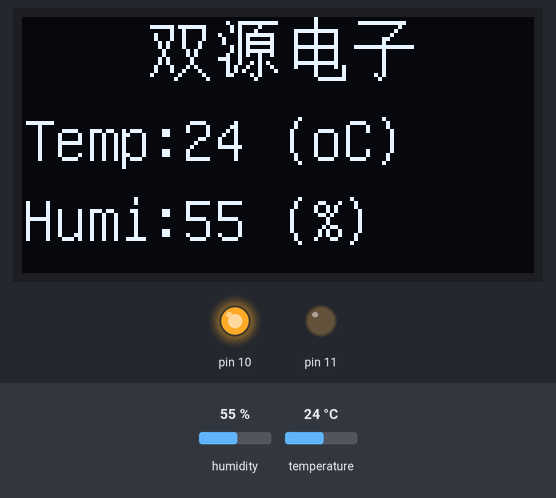
The sketch below on a simulated Arduino Uno, built with avr-gcc and run on an emulated ATmega328P. Parts: 128×64 one-colour display, output pins drawn as LEDs (lit = HIGH). The test bench sets the inputs (shaded band); at power-on: temperature 24 °C, humidity 55 %.

Above: at 1.8 s.
1.9 s: temperature set to 29 °C
At 3.3 s:
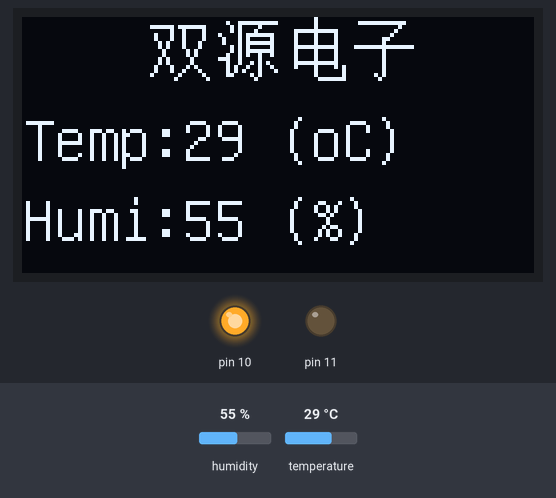
4.1 s: temperature set to 32 °C
At 5.7 s:
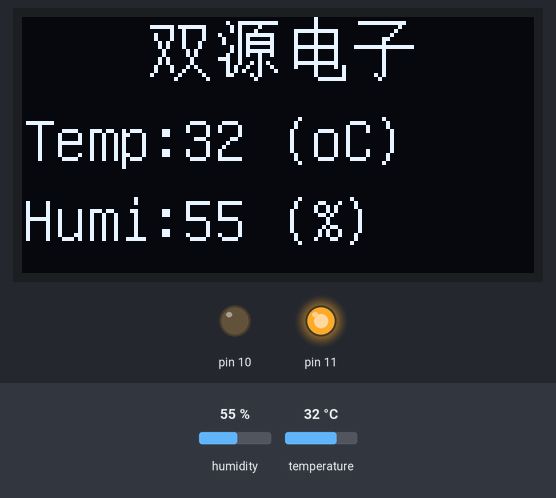
6.3 s: humidity set to 22 %
At 8.0 s:
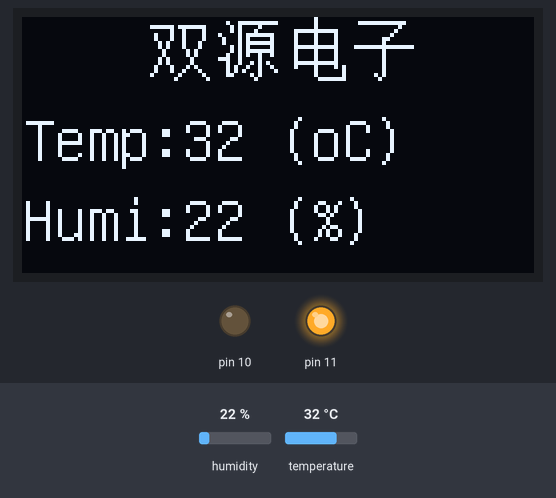
8.4 s: humidity set to 40 %
At 9.4 s:
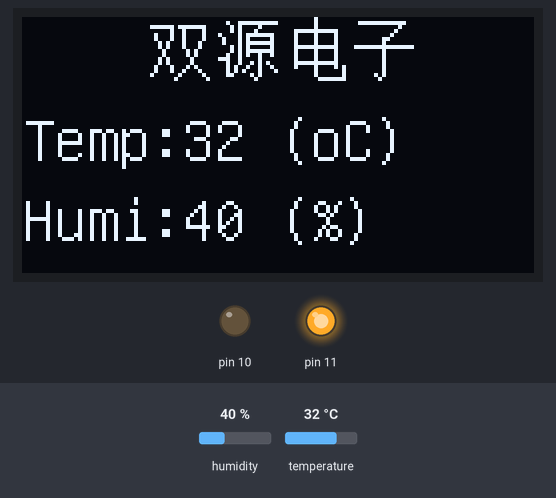
Timing chart, 0 to 11.4 s (numbered marks = the images above; inputs shaded):
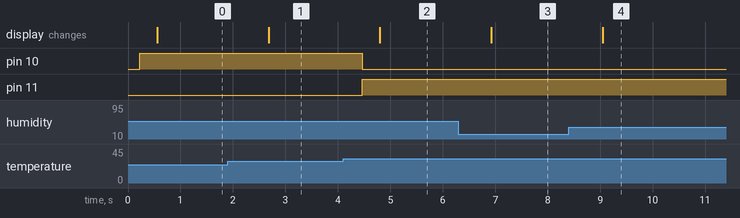

Measured:
- the behaviour switches between 30 and 31 °C on temperature (found by bisection; images 1 and 2)
- after the input at 1.9 s, the display: changes after 0.78 s (image 1)
- after the input at 4.1 s, pin 10: HIGH → LOW after 0.37 s; pin 11: LOW → HIGH after 0.37 s; the display: changes after 0.70 s (image 2)
- after the input at 6.3 s, the display: changes after 0.62 s (image 3)
- after the input at 8.4 s, the display: changes after 0.65 s (image 4)

The sketch:

OLED_DHT11.ino
```cpp
#include "U8glib.h"
#include <dht11.h>

dht11 DHT11;

#define DHT11PIN 9
U8GLIB_SSD1306_128X64 u8g(U8G_I2C_OPT_NONE);  // I2C / TWI
const   uint8_t bitmap_s []   U8G_PROGMEM  ={0x00,0x00,0x00,0x00,0xFD,0xFC,0x04,0x84,0x44,0x84,0x44,0x84,0x28,0x88,0x28,0x88,
0x10,0x50,0x10,0x50,0x28,0x20,0x28,0x20,0x44,0x50,0x44,0x88,0x81,0x04,0x02,0x02};/*"双",0*/

const   uint8_t bitmap_y []   U8G_PROGMEM  ={0x00,0x00,0x27,0xFE,0x14,0x20,0x14,0x40,0x85,0xFC,0x45,0x04,0x45,0xFC,0x15,0x04,
0x15,0xFC,0x25,0x24,0xE4,0x20,0x24,0xA8,0x29,0x24,0x2A,0x22,0x30,0xA0,0x00,0x40};/*"源",1*/

const   uint8_t bitmap_d []   U8G_PROGMEM  ={0x01,0x00,0x01,0x00,0x01,0x00,0x3F,0xF8,0x21,0x08,0x21,0x08,0x21,0x08,0x3F,0xF8,
0x21,0x08,0x21,0x08,0x21,0x08,0x3F,0xF8,0x21,0x0A,0x01,0x02,0x01,0x02,0x00,0xFE};/*"电",2*/

const   uint8_t bitmap_z[]    U8G_PROGMEM  ={0x00,0x00,0x7F,0xF8,0x00,0x10,0x00,0x20,0x00,0x40,0x01,0x80,0x01,0x00,0xFF,0xFE,
0x01,0x00,0x01,0x00,0x01,0x00,0x01,0x00,0x01,0x00,0x01,0x00,0x05,0x00,0x02,0x00};/*"子",3*/

void draw(void) {
  u8g.setFont(u8g_font_unifont);
  // graphic commands to redraw the complete screen should be placed here
 u8g.drawBitmapP ( 32 , 0 , 2 , 16 , bitmap_s);
 u8g.drawBitmapP ( 49 , 0 , 2 , 16 , bitmap_y );
 u8g.drawBitmapP ( 66 , 0 , 2 , 16 , bitmap_d);
 u8g.drawBitmapP ( 83 , 0 , 2 , 16 , bitmap_z );
}
void setup() {
  // put your setup code here, to run once:
  pinMode(10,OUTPUT);
  pinMode(11,OUTPUT);
}

void loop() {
  // put your main code here, to run repeatedly:
  char str1[32];
  char str2[32];
  int chk = DHT11.read(DHT11PIN);
  delay(200);
  if(chk==DHTLIB_OK)
  {
    sprintf(str1,"Humi:%d (%%)     ",(int)DHT11.humidity);
    sprintf(str2,"Temp:%d (oC)    ",(int)DHT11.temperature);
    if(DHT11.temperature>30)//气温高于30℃，红色灯亮
    {
      digitalWrite(10,0);
      digitalWrite(11,1);
      }else{//气温低于30℃，绿色灯亮
      digitalWrite(10,1);
      digitalWrite(11,0);
        }
    }
  u8g.firstPage();
  do {
      draw();
      u8g.drawStr(0, 56,str1);
      u8g.drawStr(0, 36,str2);
  } while( u8g.nextPage() );

  // rebuild the picture after some delay
  delay(500);
}
```

ABTButton.cpp
```cpp
/**
 * \class ABTButton
 * \brief   Driver for ultrasonic sensor device.
 * @file    ABTButton.cpp
 * @author  ANTBOT
 * @version V1.0.1
 * @date    2017/9/10
 * @brief   Driver for Me ultrasonic sensor device.
 */
#include "ABTButton.h"


ABTButton::ABTButton(unsigned char port):ABTPort(port)
{
  _SignalPin = port;
  //s1=pin1();
  //s2=pin2();
}
unsigned char ABTButton::GetButton1()
{
  pinMode(s1, INPUT);
  return digitalRead(s1);
}
unsigned char ABTButton::GetButton2()
{
  pinMode(s2, INPUT);
  return digitalRead(s2);
}
```

ABTButton.h
```cpp
/**
 * \brief   Driver for Button module.
 * @file    ABTButton.h
 * @author  ANTBOT
 * @version V1.0.0
 * @date    2017/09/10
 * @brief   Header for for ABTButton.cpp module
 */
#ifndef ABTBUTTON_H
#define ABTBUTTON_H


#include <Arduino.h>
#include "ABTPort.h"


class ABTButton : public ABTPort
{
public:

  ABTButton(uint8_t port);
  unsigned char GetButton1();
  unsigned char GetButton2();
private:
  unsigned char  _SignalPin;
};

#endif
```

ABTPort.cpp
```cpp
/**
 * \class ABTPort
 * \brief   Port Mapping for RJ25
 * @file    ABTPort.cpp
 * @author  ANTBOT
 * @version V1.0.1
 * @date    2017/09/10
 * @brief   Port Mapping for RJ25
 */
#include "ABTPort.h"


ABTPort::ABTPort(void)
{
  s1 = _abtPort[0].s1;
  s2 = _abtPort[0].s2;
  _port = 0;
}

ABTPort::ABTPort(unsigned char port)
{
  s1 = _abtPort[port].s1;
  s2 = _abtPort[port].s2;
  _port = port;
}

bool ABTPort::dRead1(void)
{
  bool val;
  pinMode(s1, INPUT);
  val = digitalRead(s1);
  return(val);
}
bool ABTPort::dRead2(void)
{
  bool val;
  pinMode(s2, INPUT);
  val = digitalRead(s2);
  return(val);
}
void ABTPort::dWrite1(bool value)
{
  pinMode(s1, OUTPUT);
  digitalWrite(s1, value);
}

void ABTPort::dWrite2(bool value)
{
  pinMode(s2, OUTPUT);
  digitalWrite(s2, value);
}

int ABTPort::aRead1(void)
{
  int val;
  pinMode(s1, INPUT);
  val = analogRead(s1);
  return(val);
}

int ABTPort::aRead2(void)
{
  int16_t val;
  pinMode(s2, INPUT);
  val = analogRead(s2);
  return(val);
}

void ABTPort::aWrite1(int value)
{
  analogWrite(s1, value);
}

void ABTPort::aWrite2(int value)
{
  analogWrite(s2, value);
}

unsigned char ABTPort::pin1(void)
{
  return(s1);
}

unsigned char ABTPort::pin2(void)
{
  return(s2);
}
```

ABTPort.h
```cpp
/**
 * \class ABTPort
 * \brief   Port Mapping for RJ25
 * @file    ABTPort.h
 * @author  ANTBOT
 * @version V1.0.1
 * @date    2017/09/10
 * @brief   Header for ABTPort.cpp module
 */
#ifndef ABTPORT_H_
#define ABTPORT_H_

#include <Arduino.h>
/**
 * A structure to represent MePort Signal.
 */
typedef struct
{
  uint8_t s1;
  uint8_t s2;
} ABTPorts;

extern ABTPorts _abtPort[6];  //
#define PORT_1  (0x00)
#define PORT_2  (0x01)
#define PORT_3  (0x02)
#define PORT_4  (0x03)
#define PORT_5  (0x04)
#define PORT_6  (0x05)

#define FALSE   (0)
#define TRUE    (1)


class ABTPort
{
public:

  ABTPort(void);

  ABTPort(unsigned char port);

  bool dRead1(void);

  bool dRead2(void);

  void dWrite1(bool value);

  void dWrite2(bool value);

  int aRead1(void);

  int aRead2(void);

  void aWrite1(int value);

  void aWrite2(int value);

  unsigned char pin1(void);
  unsigned char pin2(void);

protected:


  unsigned char s1;

  unsigned char s2;

  unsigned char _port;

};
#endif
```

ABTUltrasonicSensor.cpp
```cpp
/**
 * \class ABTUltrasonicSensor
 * \brief   Driver for ultrasonic sensor device.
 * @file    ABTUltrasonicSensor.cpp
 * @author  ANTBOT
 * @version V1.0.1
 * @date    2017/9/10
 * @brief   Driver for Me ultrasonic sensor device.
 */
#include "ABTUltrasonicSensor.h"


ABTUltrasonicSensor::ABTUltrasonicSensor(unsigned char port):ABTPort(port)
{
  _SignalPin = port;
  //s1=pin1();
  //s2=pin2();
}
double ABTUltrasonicSensor::distanceCm(int MAXcm)
{
  long distance = measure(MAXcm * 55 + 200);
  return( (double)distance / 58.0);
}

long ABTUltrasonicSensor::measure(unsigned long timeout)
{
  long duration;
  ABTPort::dWrite1(LOW);
  delayMicroseconds(2);
  ABTPort::dWrite1(HIGH);
  delayMicroseconds(10);
  ABTPort::dWrite1(LOW);
  pinMode(s2, INPUT);
  duration = pulseIn(s2, HIGH, timeout);
  delayMicroseconds(200);
  return(duration);
}
```

ABTUltrasonicSensor.h
```cpp
/**
 * \brief   Driver for ultrasonic sensor device.
 * @file    ABTUltrasonicSensor.h
 * @author  ANTBOT
 * @version V1.0.0
 * @date    2017/09/10
 * @brief   Header for for ABTUltrasonicSensor.cpp module
 */
#ifndef ABTUltrasonicSensor_H
#define ABTUltrasonicSensor_H


#include <Arduino.h>
#include "ABTPort.h"


class ABTUltrasonicSensor : public ABTPort
{
public:

  ABTUltrasonicSensor(unsigned char port);
  double distanceCm(int MAXcm = 400);
  long measure(unsigned long timeout = 30000);
private:
  unsigned char  _SignalPin;
};

#endif
```
